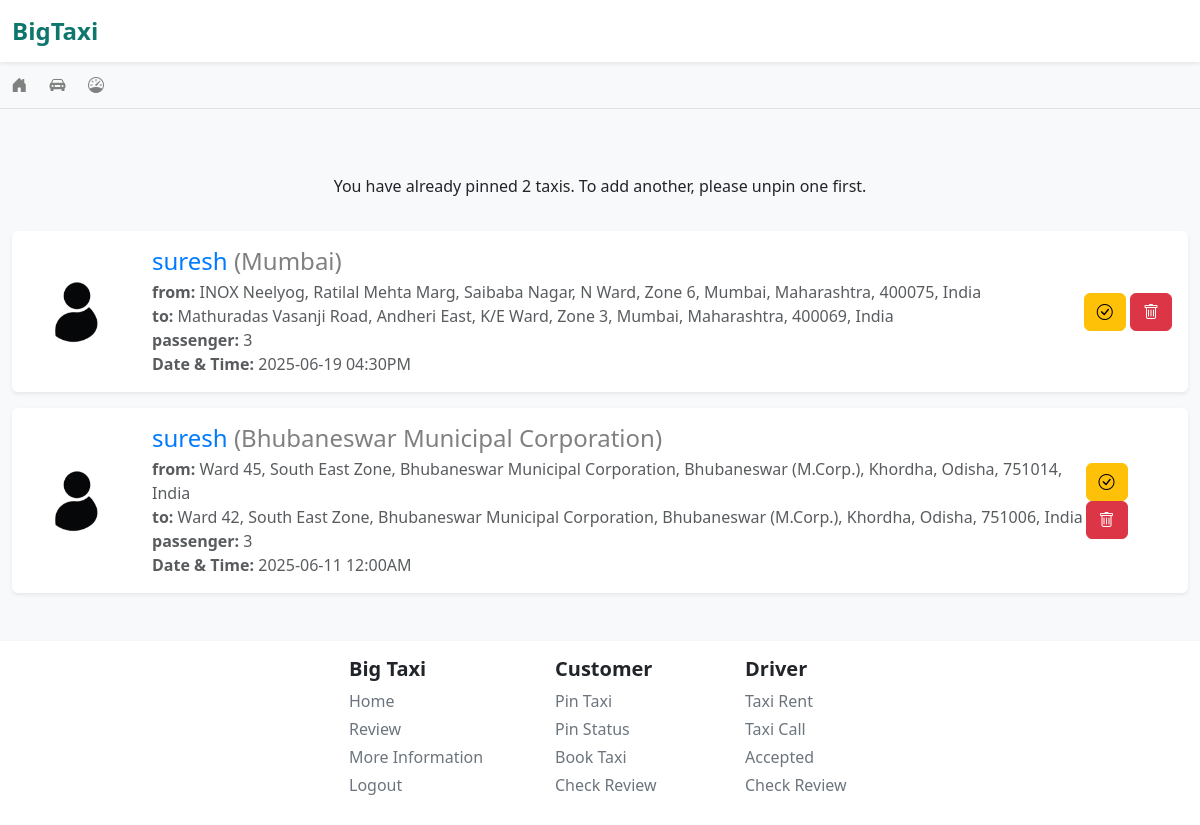
/home/pin/ (signed in), run on an earlier commit of the app's database.
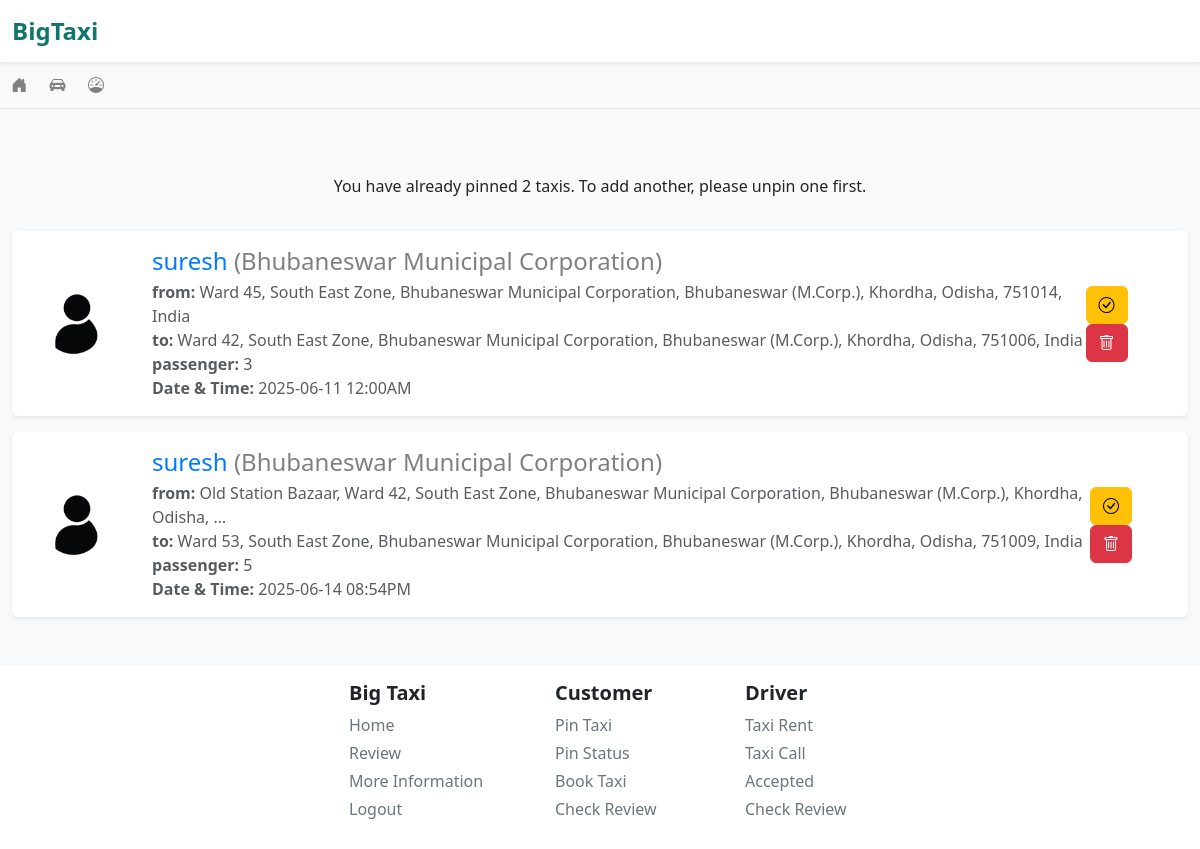
And on a later commit of the database.
### taxi_app/models.py (models this page shows, shortened)
class PinTaxiAvailable(models.Model):
    run = [('not', 'not'),('yes', 'yes')]
    taxiAvaId = models.CharField(max_length=50)
    taxiCity = models.CharField(max_length=500)
    customerId = models.ForeignKey(usersDataModel, on_delete=models.CASCADE)
    currentLocation = models.CharField(max_length=2000)
    toLocation = models.CharField(max_length=2000, default='No Area Found!')
    taxiPassenger = models.IntegerField(default=1)
    pincode = models.CharField(max_length=20, default=' ')
    couponCodeWas = models.CharField(max_length=100, default='Customer Not Have Coupon')
    taxiDate = models.DateField(auto_now_add=True)
    taxiTime = models.TimeField(auto_now_add=True)
    taxiDateAndTimeByUser = models.CharField(max_length=100, default='none')
    priceOfTravel = models.IntegerField(default=0)
    driverCode = models.CharField(max_length=100, default='DRIVERCODE')
    runningStatus = models.CharField(max_length=100, choices=run, default='not')

### Users/models.py (models this page shows, shortened)
class usersDataModel(models.Model):
    UserG = [
        ('Male', 'Male'),
        ('Female', 'Female'),
        ('Other', 'Other'),
        ('Not Check', 'Not Check'),
    ]
    UserC = [
        ('Developer', 'Developer'),
        ('Customer', 'Customer'),
        ('Driver', 'Driver'),
    ]
    ULink = models.ForeignKey(User, on_delete=models.CASCADE)
    UserCode = models.CharField(max_length=100, default='BIGTAXICODE1006463')
    UserCategory = models.CharField(choices=UserC, default='Customer')
    UserMobileNo = models.CharField(max_length=11)
    UserGender = models.CharField(max_length=100, default='Not Check')
    UserAge = models.CharField(max_length=3, default='')
    UserState = models.CharField(max_length=100, default='')
    UserCity = models.CharField(max_length=100, default='')
    UserPincode = models.CharField(max_length=20, default='')
    UserAddress = models.CharField(max_length=200, default='')
    UserPass = models.CharField(max_length=1000, default='password')
    CouponCode = models.CharField(max_length=50, null=True, blank=True)
    UProfileImage = models.ImageField(upload_to='profile/main/', default='profile/default/default.png')
    UProfileName = models.CharField(max_length=1000, default='BiXTaxi User')
    description = models.CharField(max_length=5000, default='No Description!')
    totalTripCount = models.IntegerField(default=0)
    dangerTripCount = models.IntegerField(default=0)

### taxi_app/views.py (the view)
# urls.py: path('pin/', views.pinTaxiFunctionBaseView, name='pinTaxi'),
def pinTaxiFunctionBaseView(request):
    if request.user.is_authenticated:
        showMessage = False
        usernames = request.user.username; user = User.objects.get(username = usernames); dataOfUser = usersDataModel.objects.get(ULink = user); dataPresentLst = PinTaxiAvailable.objects.filter(customerId = dataOfUser)
        profileImage = dataOfUser.UProfileImage; setLimitToForm = 2
        if dataPresentLst:
            valueOfPin = True
            if len(dataPresentLst) > 1:dataOfPin = PinFunction(request, dataPresentLst)
            elif len(dataPresentLst) > 3: dataOfPin = PinFunction(request, dataPresentLst)
            else:  dataOfPin = PinFunction(request, dataPresentLst)
        else: valueOfPin = False; dataOfPin = False
        if len(dataPresentLst) < setLimitToForm:
            DataShow = True
            if request.method == 'POST':
                uCityEnter = request.POST.get('uCity'); uCurrentLocationEnter = request.POST.get('uCurrentLocation'); uPincodeEnter = request.POST.get('uPincode'); uTaxiPassengerEnter = abs(int(request.POST.get('uTaxiPassenger'))); uCouponCodeEnter = request.POST.get('uCouponCode'); uVerifyStatusEnter = request.POST.get('uVerifyStatus'); uBarCodeEnter = request.POST.get('uBarCode'); uLastLocationEnter = request.POST.get('uLastLocation'); utaxiDateAndTimeByUserEnter = request.POST.get('utaxiDateAndTimeByUser')
                if uVerifyStatusEnter == "Driver": uCouponCode = usersDataModel.objects.get(UserCode = uBarCodeEnter); uCouponCodeEnter = uCouponCode.CouponCode
                else:
                    if uCouponCodeEnter: pass
                    else: uCouponCodeEnter = 'Customer Not Have Coupon'
                if utaxiDateAndTimeByUserEnter: dt_obj = datetime.strptime(utaxiDateAndTimeByUserEnter, "%Y-%m-%dT%H:%M"); formatted_datetime = dt_obj.strftime("%Y-%m-%d %I:%M%p")  # %I = 12-hour, %p = AM/PM
                else: formatted_datetime = "none"
                if uTaxiPassengerEnter > 0:
                    checkUser = User.objects.get(username = request.user.username); UDM = usersDataModel.objects.get(ULink = checkUser); CodeNameTaxiAva = 'TAXIAVALIABLE'; CodeNo = 101; TBC = TaxiBarCode.objects.all()
                    if len(TBC) > 0:
                        barLst = [TBCData.barCode for TBCData in TBC]; oldBarCode = barLst[len(barLst) - 1]; newCodes = ''
                        for i in oldBarCode:
                            if i.isdigit(): newCodes += i
                        newBarCode = CodeNameTaxiAva + str(int(newCodes) + 1)
                    else: newBarCode = CodeNameTaxiAva + str(CodeNo)
                    PinTaxiAvailable(taxiAvaId = newBarCode, taxiCity = uCityEnter, customerId = UDM, currentLocation = uCurrentLocationEnter, pincode = uPincodeEnter, taxiPassenger = uTaxiPassengerEnter, couponCodeWas = uCouponCodeEnter, toLocation = uLastLocationEnter, taxiDateAndTimeByUser = formatted_datetime).save(); TaxiBarCode(barCode = newBarCode).save()
                    return redirect('taxi_app:pinTaxi')
                else: messages.warning(request, 'Passenger Limit is Zero. Then why you need to pin taxi'); showMessage = True; return render(request, 'main/pinTaxi.html')
        else: DataShow = False
        context = { 'showMessage' : showMessage, 'valueOfPin' : valueOfPin, 'dataOfPin' : dataOfPin, 'usernames' : usernames, 'DataShow' : DataShow, 'profileImage' : profileImage}
        return render(request, 'main/pinTaxi.html', context)
    else: return redirect('driver:login')

### templates/main/pinTaxi.html (shortened to what this page needs)
{% extends 'base.html' %} {% block body %}
<link rel="stylesheet" href="../../static/css/pinTaxi.css" />
<link rel="stylesheet" href="https://unpkg.com/leaflet/dist/leaflet.css" />
{% if DataShow %}
<div class="container mb-4">
  <div class="form-section">
    <h4>Customer Need To Pin Taxi</h4>
    {% if showMessage %}
      {% if messages %}
      <div>
        {% for message in messages %}
        <div
          class="alert {% if message.tags == 'success' %}alert-success {% elif message.tags == 'warning' %}alert-warning {% else %}alert-info{% endif %}"
        >
          {{ message }}
        </div>
        {% endfor %}
      </div>
      {% endif %}
    {% endif %}
    <form method="POST">
      {% csrf_token %}
      <div class="mb-3 text-start position-relative">
        <label class="form-label">Passenger:</label>
        <input
          type="number"
          class="form-control"
          name="uTaxiPassenger"
          min="0"
          placeholder="maximum no of passenger travel*"
          required
        />
      </div>
      <div class="mb-3 text-start position-relative">
        <label class="form-label">Current Location Address:</label>
        <input
          type="text"
          class="form-control"
          name="uCurrentLocation"
          id="currentLocationUser"
          placeholder="enter your current address*"
          required
        />
        <button
          type="button"
          id="search-current-location-btn"
          class="btn btn-outline-secondary mt-2 ms-2"
        >
          Search Location
        </button>
        <button
          type="button"
          id="open-current-map-btn"
          class="btn btn-outline-primary mt-2"
        >
          Select Location on Map
        </button>
        <div
          id="currentMap"
          style="display: none; height: 300px; margin-top: 10px"
        ></div>
        <button
          type="button"
          id="confirm-current-btn"
          class="btn btn-success mt-2"
          style="display: none"
        >
          Use This Location
        </button>
      </div>
      <div class="mb-3 text-start position-relative">
        <label class="form-label">To Location Address:</label>
        <input
          type="text"
          class="form-control"
          name="uLastLocation"
          id="toLocationInput"
          placeholder="enter your last destination*"
          required
        />
        <button
          type="button"
          id="search-location-btn"
          class="btn btn-outline-secondary mt-2 ms-2"
        >
          Search Location
        </button>
        <button
          type="button"
          id="open-map-btn"
          class="btn btn-outline-primary mt-2"
        >
          Select Location on Map
        </button>
        <div id="map"></div>
        <button type="button" id="confirm-btn" class="btn btn-success mt-2">
          Use This Location
        </button>
      </div>
      <div class="mb-3 text-start position-relative">
        <label class="form-label">Travel City From:</label>
        <input
          type="text"
          class="form-control"
          name="uCity"
          id="user-city"
          value=""
          placeholder="Select your starting location from the map. It will be filled automatically, but please make sure to verify the city as well*"
          readonly
          />
        <input
          type="number"
          class="form-control"
          name="uPincode"
          id="pincodeInput"
          required
          hidden
        />
      </div>
      <div class="mb-3 text-start position-relative">
        <label class="form-label" for="datetime"
          >Select travel date and time:</label
        >
        <input
          type="datetime-local"
          id="datetime"
          class="form-control"
          name="utaxiDateAndTimeByUser"
          required
        />
      </div>
      {% if userCategoryis == 'Customer' %}
      <div class="mb-3 text-start position-relative">
        <label class="form-label">Coupon Code:</label>
        <input
          type="text"
          class="form-control"
          name="uCouponCode"
          placeholder="Discount Coupon Code"
        />
        <input
          type="text"
          class="form-control"
          name="uVerifyStatus"
          value="{{ userCategoryis }}"
          hidden
        />
        <input
          type="text"
          class="form-control"
          name="uBarCode"
          value="{{ userBarCodeAccessis }}"
          hidden
        />
      </div>
      {% elif userCategoryis == 'Driver' %}
      <input
        type="text"
        class="form-control"
        name="uVerifyStatus"
        value="{{ userCategoryis }}"
        hidden
      />
      <input
        type="text"
        class="form-control"
        name="uBarCode"
        value="{{ userBarCodeAccessis }}"
        hidden
      />
      {% endif %}
      <div class="w-100 d-flex justify-content-center gap-5">
        <a href="{% url 'taxi_app:home' %}" class="btn btn-primary w-pin-taxi"
          >Back</a
        >
        <button type="submit" class="btn btn-success w-pin-taxi">Post</button>
      </div>
    </form>
  </div>
</div>
{% else %}
<div class="container mt-5">
  <div class="alert text-center">
    You have already pinned 2 taxis. To add another, please unpin one first.
  </div>
</div>
{% endif %}
{% if valueOfPin %}
  {% for DP, FIR in dataOfPin %}
<div class="container-xxl my-3">
  {% if FIR %}
    <div class="bg-warning shadow-sm rounded p-3 d-flex align-items-center flex-wrap flex-md-nowrap" style="border-radius: 50%;">
  {% else %}
    <div class="bg-white shadow-sm rounded p-3 d-flex align-items-center flex-wrap flex-md-nowrap" style="border-radius: 50%;">
  {% endif %}
    <div class="me-4 mb-3 mb-md-0">
      <img
        src="/media/{{ profileImage }}"
        alt="User Profile"
        class="rounded-circle"
        style="width: 100px; height: 100px; object-fit: cover; border-radius: 50%;"
      />
    </div>
    <div class="me-auto">
      <h4 class="mb-1">
        {{ usernames }}
        <span class="taxi-passenger-limit-text">({{ DP.taxiCity }})</span>
      </h4>
      <p class="text-muted mb-0">
        <strong>from:</strong> {{ DP.currentLocation|truncatewords:15 }}
      </p>
      <p class="text-muted mb-0"><strong>to:</strong> {{ DP.toLocation|truncatewords:15 }}</p>
      <p class="text-muted mb-0"><strong>passenger:</strong> {{ DP.taxiPassenger }}</p>
      <p class="text-muted mb-0"><strong>Date & Time:</strong> {{ DP.taxiDateAndTimeByUser }}</p>
    </div>
    <div class="mt-3 mt-md-0">
      {% if FIR %}
        <a href="{% url 'taxi_app:checkPinReport' DP.taxiAvaId %}" class="btn btn-primary"><i class="bi bi-file-earmark-text"></i></a>
        <a href="{% url 'taxi_app:repostPin' DP.taxiAvaId %}" class="btn btn-success"><i class="bi bi-arrow-clockwise"></i></a>
        <a href="{% url 'taxi_app:deletePinTaxiReport' DP.taxiAvaId %}" class="btn btn-danger"><i class="bi bi-trash"></i></a>
      {% else %}
        <a href="{% url 'taxi_app:pinStatus' DP.taxiAvaId %}" class="btn btn-warning button-home"><i class="bi bi-check-circle"></i></a>
        <a href="{% url 'taxi_app:deletePinTaxiDetail' DP.taxiAvaId %}" class="btn btn-danger button-home-red"><i class="bi bi-trash"></i></a>
      {% endif %}
    </div>
  </div>
</div>
{% endfor %}
{% endif %}
{% endblock %}

What changed in the data, as far as the page shows it:
removed PinTaxiAvailable: UProfileImage (placeholder picture), {{ usernames }} "suresh", taxiCity "Mumbai", currentLocation "INOX Neelyog, Ratilal Mehta Marg, Saibaba Nagar, N Ward, Zone 6, Mumbai, Maharashtra, 400075, India", toLocation "Mathuradas Vasanji Road, Andheri East, K/E Ward, Zone 3, Mumbai, Maharashtra, 400069, India", taxiPassenger "3", taxiDateAndTimeByUser "2025-06-19 04:30PM"
added PinTaxiAvailable: UProfileImage (placeholder picture), {{ usernames }} "suresh", taxiCity "Bhubaneswar Municipal Corporation", currentLocation "Old Station Bazaar, Ward 42, South East Zone, Bhubaneswar Municipal Corporation, Bhubaneswar (M.Corp.), Khordha, Odisha, …", toLocation "Ward 53, South East Zone, Bhubaneswar Municipal Corporation, Bhubaneswar (M.Corp.), Khordha, Odisha, 751009, India", taxiPassenger "5", taxiDateAndTimeByUser "2025-06-14 08:54PM"
